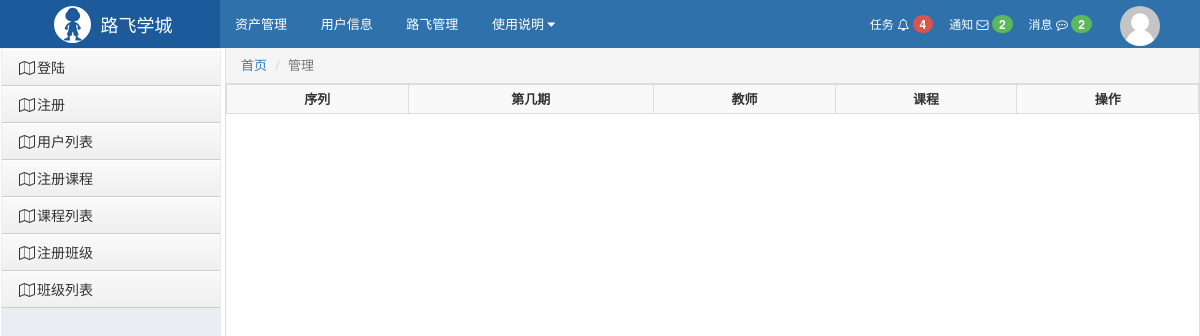
The app's page /study/class/list/, older data.
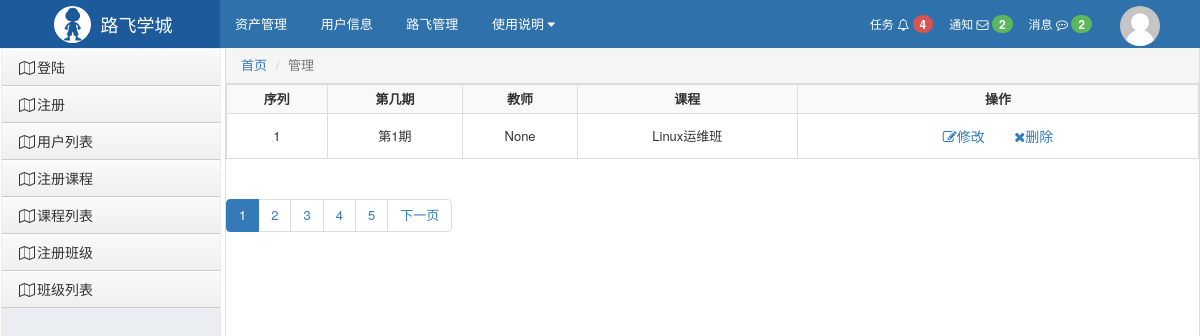
The same page, newer data.
### study/models.py (models this page shows, shortened)
class ClassList(models.Model):
    course = models.ForeignKey(verbose_name='课程', to='Course')
    num = models.IntegerField(verbose_name='第几期')
    teachers = models.ManyToManyField(verbose_name='老师', to='User')

class Course(models.Model):
    title = models.CharField(verbose_name='课程名称', max_length=32)

### study/views/classList.py (the view)
def list(request):
    page = request.GET.get('page', 1)  # 要查看的页码
    total_count = models.ClassList.objects.all().count()  # 数据库中数据总条数
    pager = Pagination(page, total_count, '/study/class/list/',1)
    my_list = models.ClassList.objects.all()[pager.start :pager.end]
    return render(request,'class/list.html',locals())

### study/utils/pager.py (called while the page is built, shortened)
    @property
    def start(self):
        return (self.page-1) * self.per_page_count

    @property
    def end(self):
        return self.page * self.per_page_count

    def page_html(self):
        if self.total_page_num <= self.max_page_num:
            page_start = 1
            page_end = self.total_page_num + 1
        pager_list = []
        if self.page > 1:
            prev = '<li><a href="%s?page=%s">上一页</a></li>' % (self.url,self.page - 1,)
            pager_list.append(prev)
        for i in range(page_start, page_end):  # 应该显示一定范围的页码
            if i == self.page:
                temp = '<li class="active"><a href="%s?page=%s">%s</a></li>' % (self.url,i, i,)
            else:
                temp = '<li><a href="%s?page=%s">%s</a></li>' % (self.url,i, i,)
            pager_list.append(temp)
        if self.page < self.total_page_num:
            nex = '<li><a href="%s?page=%s">下一页</a></li>' % (self.url,self.page + 1,)
            pager_list.append(nex)
        return "".join(pager_list)

### study/templates/class/list.html
{% extends 'layout.html' %}
{% block content %}
    <table class="table table-condensed table-striped table-hover table-bordered">
        <tr>
            <th>序列</th>
            <th>第几期</th>
            <th>教师</th>
            <th>课程</th>
            <th>操作</th>
        </tr>
        {% for item in my_list %}
            <tr>
                <td>{{ item.id }}</td>
                <td>第{{ item.id }}期</td>
                <td>{{ item.teachers.name }}</td>
                <td>{{ item.course.title }}</td>
                <td>
                    <a href="/login/edit/{{ item.id }}" class="btn"><i class="fa fa-edit" aria-hidden="true"></i>修改</a>
                    <a href="/login/delete/{{ item.id }}" class="btn"><i class="fa fa-remove" aria-hidden="true"></i>删除</a>
                </td>
            </tr>
        {% endfor %}
    </table>
        <ul class="pagination">
                      {{ pager.page_html|safe }}
        </ul>
{% endblock %}

### study/templates/layout.html (shortened to what this page needs)
{% load staticfiles %}
<!DOCTYPE html>
<html lang="en">
<head>
    <link rel="stylesheet" href="{% static 'plugins/bootstrap/css/bootstrap.css' %} "/>
    <link rel="stylesheet" href="{% static 'plugins/font-awesome/css/font-awesome.css' %} "/>
    <link rel="stylesheet" href="{% static 'css/commons.css' %} "/>
    <link rel="stylesheet" href="{% static 'css/nav.css' %} "/>
    <link rel="stylesheet" href="{% static 'css/diy.css' %}">
</head>
<body>
<div class="pg-header">
    <div class="nav">
        <div class="logo-area left">
            <a href="#">
                <img class="logo" src="{% static 'imgs/logo.svg' %}">
                <span style="font-size: 18px;">路飞学城 </span>
            </a>
        </div>
        <div class="left-menu left">
            <a class="menu-item">资产管理</a>
            <a class="menu-item">用户信息</a>
            <a class="menu-item">路飞管理</a>
            <div class="menu-item">
                <span>使用说明</span>
                <i class="fa fa-caret-down" aria-hidden="true"></i>
            </div>
        </div>
        <div class="right-menu right clearfix">
            <div class="user-info right">
                <a href="#" class="avatar">
                    <img class="img-circle" src="{% static 'imgs/default.png' %}">
                </a>
            </div>
            <a class="user-menu right">
                消息
                <i class="fa fa-commenting-o" aria-hidden="true"></i>
                <span class="badge bg-success">2</span>
            </a>
            <a class="user-menu right">
                通知
                <i class="fa fa-envelope-o" aria-hidden="true"></i>
                <span class="badge bg-success">2</span>
            </a>
            <a class="user-menu right">
                任务
                <i class="fa fa-bell-o" aria-hidden="true"></i>
                <span class="badge bg-danger">4</span>
            </a>
        </div>
    </div>
</div>
<div class="pg-body">
    <div class="left-menu">
        <div class="menu-body">
            <div class="static-menu">
                <a href="/study/login/"><span class="icon-wrap"><i class="fa fa-map-o" aria-hidden="true"></i></span>登陆</a>
                <a href="/study/register/"><span class="icon-wrap"><i class="fa fa-map-o" aria-hidden="true"></i></span>注册</a>
                <a href="/study/user/list/"><span class="icon-wrap"><i class="fa fa-map-o" aria-hidden="true"></i></span>用户列表</a>
            </div>
            <div class="static-menu">
                <a href="/study/course/register/"><span class="icon-wrap"><i class="fa fa-map-o" aria-hidden="true"></i></span>注册课程</a>
                <a href="/study/course/list/"><span class="icon-wrap"><i class="fa fa-map-o" aria-hidden="true"></i></span>课程列表</a>
            </div>
            <div class="static-menu">
                <a href="/study/class/register/"><span class="icon-wrap"><i class="fa fa-map-o" aria-hidden="true"></i></span>注册班级</a>
                <a href="/study/class/list/"><span class="icon-wrap"><i class="fa fa-map-o" aria-hidden="true"></i></span>班级列表</a>
            </div>
        </div>
    </div>
    <div class="right-body">
        <div>
            <ol class="breadcrumb no-radius no-margin" style="border-bottom: 1px solid #ddd;">
                <li><a href="#">首页</a></li>
                <li class="active">管理</li>
            </ol>
        </div>
        {% block content %} {% endblock %}
    </div>
</div>
</body>
</html>

### study/static/css/commons.css (style rules this page uses)
body { margin: 0; }
img { border: 0; }
.left { float: left; }
.right { float: right; }
.clearfix:after { clear: both; display: block; visibility: hidden; height: 0; }
.bg-danger { background-color: #d9534f !important; color: #ffffff; }
.bg-success { background-color: #5cb85c !important; color: #ffffff; }
.badge { display: inline-block; min-width: 10px; padding: 3px 7px; font-size: 12px; font-weight: bold; line-height: 1; color: #fff; text-align: center; white-space: nowrap; vertical-align: baseline; background-color: #777; border-radius: 10px; }
.img-circle { border-radius: 50%; }

### study/static/css/nav.css (style rules this page uses)
.nav { min-width: 980px; height: 48px; background-color: #2F72AB; color: #ffffff; line-height: 48px; overflow: visible; font-size: 12px; }
.nav .logo-area { width: 220px; overflow: hidden; height: 48px; text-align: center; background-color: #1c5a9c; }
.nav .logo-area > a { color: #ffffff; text-decoration: none; display: inline-block; }
.nav .logo-area .logo { height: 37px; width: 37px; float: left; margin: 6px; margin-right: 10px; }
.nav .left-menu { font-size: 13px; }
.nav .left-menu .menu-item { display: inline-block; padding: 0 15px; cursor: pointer; position: relative; color: white; text-decoration: none; }
.nav .right-menu .user-menu { padding: 0 8px; cursor: pointer; color: white; text-decoration: none; }
.nav .right-menu .user-info { padding: 0 30px 0 10px; height: 48px; position: relative; }
.nav .right-menu .user-info .avatar { display: inline-block; padding: 0 10px; height: 48px; }

### study/static/css/diy.css (style rules this page uses)
body { margin: 0; }
.no-radius { border-radius: 0; }
.no-margin { margin: 0; }
.pg-body > .left-menu { background-color: #EAEDF1; position: absolute; left: 1px; top: 48px; bottom: 0; width: 220px; border: 1px solid #EAEDF1; overflow: auto; }
.pg-body > .right-body { position: absolute; left: 225px; right: 0; top: 48px; bottom: 0; overflow: scroll; border: 1px solid #ddd; border-top: 0; font-size: 13px; min-width: 755px; }
.left-menu .menu-body .static-menu .icon-wrap { width: 20px; display: inline-block; text-align: center; }
.left-menu .menu-body .static-menu a { text-decoration: none; padding: 8px 15px; border-bottom: 1px solid #ccc; color: #333; display: block; background: #efefef; background: -webkit-gradient(linear, left bottom, left top, color-stop(0, #efefef), color-stop(1, #fafafa)); background: -ms-linear-gradient(bottom, #efefef, #fafafa); background: -o-linear-gradient(bottom, #efefef, #fafafa); filter: progid:dximagetransform.microsoft.gradient(startColorStr='#e3e3e3', EndColorStr='#ffffff'); -ms-filter: "progid:DXImageTransform.Microsoft.gradient(startColorStr='#fafafa',EndColorStr='#efefef')"; box-shadow: inset 0 1px 1px white; }
.table > tbody > tr > td,th { text-align: center; vertical-align: middle; }

Row changes from the older to the newer data that the page shows:
added ClassList: id "1", teachers.name "None", course "Linux运维班"
Text that changed along with them:
{{ pager.page_html|safe }}: (not shown) → "1 2 3 4 5 下一页"
